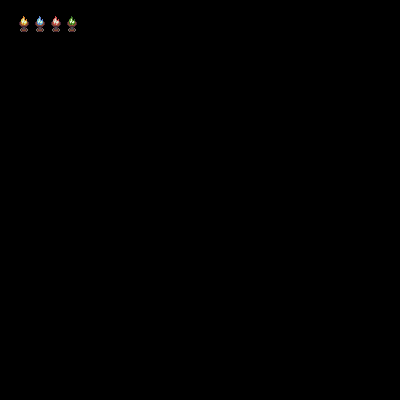

Below is a game level as drawn by its tile map, then a one-line description and the .tmx file that defines it, in full:
An orthogonal 25x25 tile map with 16x16 px tiles, 1 tile layer (Tile Layer 1).

<map version="1.10" tiledversion="1.10.1" orientation="orthogonal" renderorder="left-down" width="25" height="25" tilewidth="16" tileheight="16" infinite="0" nextlayerid="2" nextobjectid="1">
 <tileset firstgid="1" source="../tsx/things.tsx" />
 <layer id="1" name="Tile Layer 1" width="25" height="25">
  <data encoding="csv">
0,0,0,0,0,0,0,0,0,0,0,0,0,0,0,0,0,0,0,0,0,0,0,0,0,
0,49,61,73,85,0,0,0,0,0,0,0,0,0,0,0,0,0,0,0,0,0,0,0,0,
0,0,0,0,0,0,0,0,0,0,0,0,0,0,0,0,0,0,0,0,0,0,0,0,0,
0,0,0,0,0,0,0,0,0,0,0,0,0,0,0,0,0,0,0,0,0,0,0,0,0,
0,0,0,0,0,0,0,0,0,0,0,0,0,0,0,0,0,0,0,0,0,0,0,0,0,
0,0,0,0,0,0,0,0,0,0,0,0,0,0,0,0,0,0,0,0,0,0,0,0,0,
0,0,0,0,0,0,0,0,0,0,0,0,0,0,0,0,0,0,0,0,0,0,0,0,0,
0,0,0,0,0,0,0,0,0,0,0,0,0,0,0,0,0,0,0,0,0,0,0,0,0,
0,0,0,0,0,0,0,0,0,0,0,0,0,0,0,0,0,0,0,0,0,0,0,0,0,
0,0,0,0,0,0,0,0,0,0,0,0,0,0,0,0,0,0,0,0,0,0,0,0,0,
0,0,0,0,0,0,0,0,0,0,0,0,0,0,0,0,0,0,0,0,0,0,0,0,0,
0,0,0,0,0,0,0,0,0,0,0,0,0,0,0,0,0,0,0,0,0,0,0,0,0,
0,0,0,0,0,0,0,0,0,0,0,0,0,0,0,0,0,0,0,0,0,0,0,0,0,
0,0,0,0,0,0,0,0,0,0,0,0,0,0,0,0,0,0,0,0,0,0,0,0,0,
0,0,0,0,0,0,0,0,0,0,0,0,0,0,0,0,0,0,0,0,0,0,0,0,0,
0,0,0,0,0,0,0,0,0,0,0,0,0,0,0,0,0,0,0,0,0,0,0,0,0,
0,0,0,0,0,0,0,0,0,0,0,0,0,0,0,0,0,0,0,0,0,0,0,0,0,
0,0,0,0,0,0,0,0,0,0,0,0,0,0,0,0,0,0,0,0,0,0,0,0,0,
0,0,0,0,0,0,0,0,0,0,0,0,0,0,0,0,0,0,0,0,0,0,0,0,0,
0,0,0,0,0,0,0,0,0,0,0,0,0,0,0,0,0,0,0,0,0,0,0,0,0,
0,0,0,0,0,0,0,0,0,0,0,0,0,0,0,0,0,0,0,0,0,0,0,0,0,
0,0,0,0,0,0,0,0,0,0,0,0,0,0,0,0,0,0,0,0,0,0,0,0,0,
0,0,0,0,0,0,0,0,0,0,0,0,0,0,0,0,0,0,0,0,0,0,0,0,0,
0,0,0,0,0,0,0,0,0,0,0,0,0,0,0,0,0,0,0,0,0,0,0,0,0,
0,0,0,0,0,0,0,0,0,0,0,0,0,0,0,0,0,0,0,0,0,0,0,0,0
</data>
 </layer>
</map>
